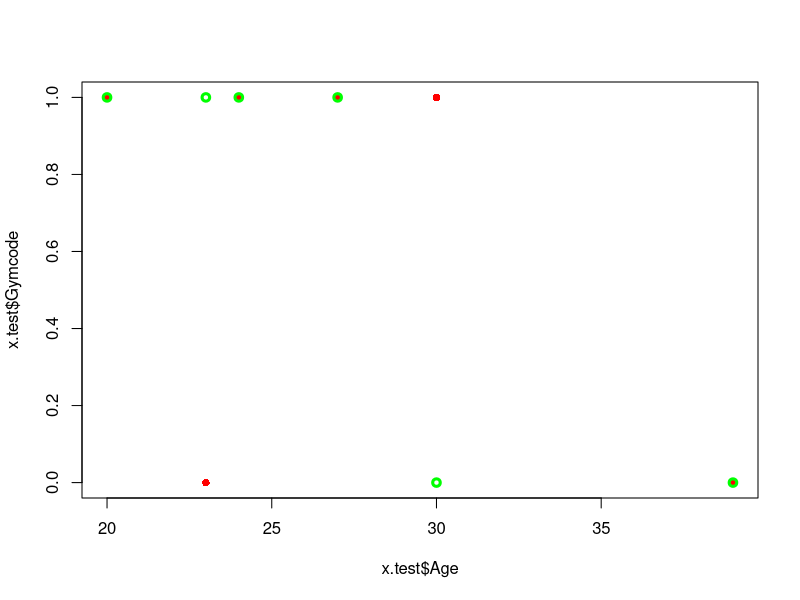
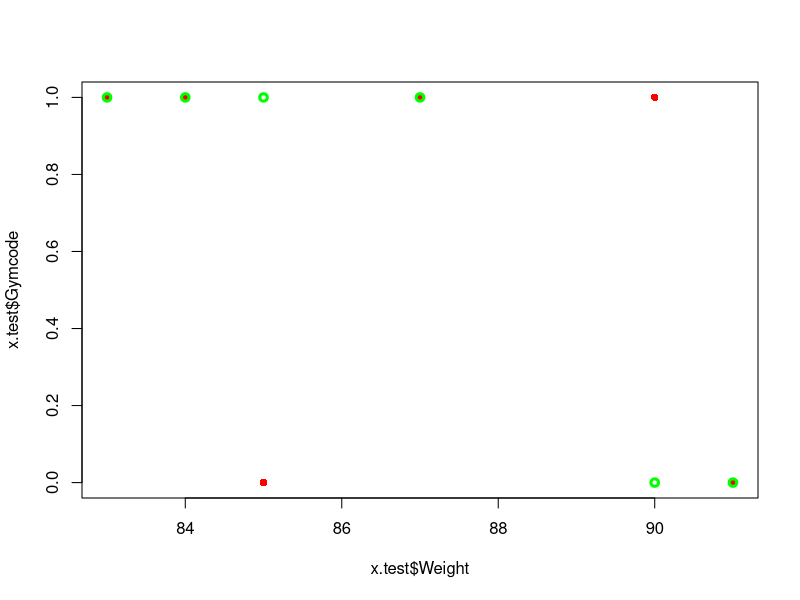

Generate these figures, in order, with R:
#+Supervised Learning: Classification

setwd("G:/My Drive/Spring23/ITC360/Datasets/DMSP23/DataMinigSP23")
x=read.csv("employee.csv")
names(x)
dim(x)

s=sample(nrow(x), 24)
x.train=x[s,]
x.test=x[-s,]
##Predict the MS of the employees let say using their Age, Gender, Salary
#Model 0 
m0=lm(Gymcode~Age, data=x.train)
m0_pr=predict(m0, x.test)
m0_pr

gym_pred=ifelse(m0_pr>0.5, 1, 0)   ##to create a dummy variable
gym_pred
x.test$Gymcode

table(x.test$Gymcode, gym_pred)   #confussion matrix
##wrog classifications /6=
plot(x.test$Age, x.test$Gymcode, col='red', pch=16)
points(x.test$Age, gym_pred, col='green', lwd=3)


names(x)
###Model 1
m1=lm(Gymcode~Weight, data=x.train)
m1_pr=predict(m1, x.test)
gym_pred1=ifelse(m1_pr>0.5, 1, 0)
#ms_pred1
##plot(x.test$Age, m1_pr)
table(x.test$Gymcode, gym_pred1)
###Error rate=
plot(x.test$Weight, x.test$Gymcode, col='red', pch=16)
points(x.test$Weight, gym_pred1, col='green', lwd=3)

###Suppose we choose model 1 how we use this for the new data
Weight.new=data.frame(Weight=c(60, 90, 85))
pr_new_data=predict(m1, Weight.new)
pr_new_data
cl_new_data=ifelse(pr_new_data>0.5, 1,0)
cl_new_data